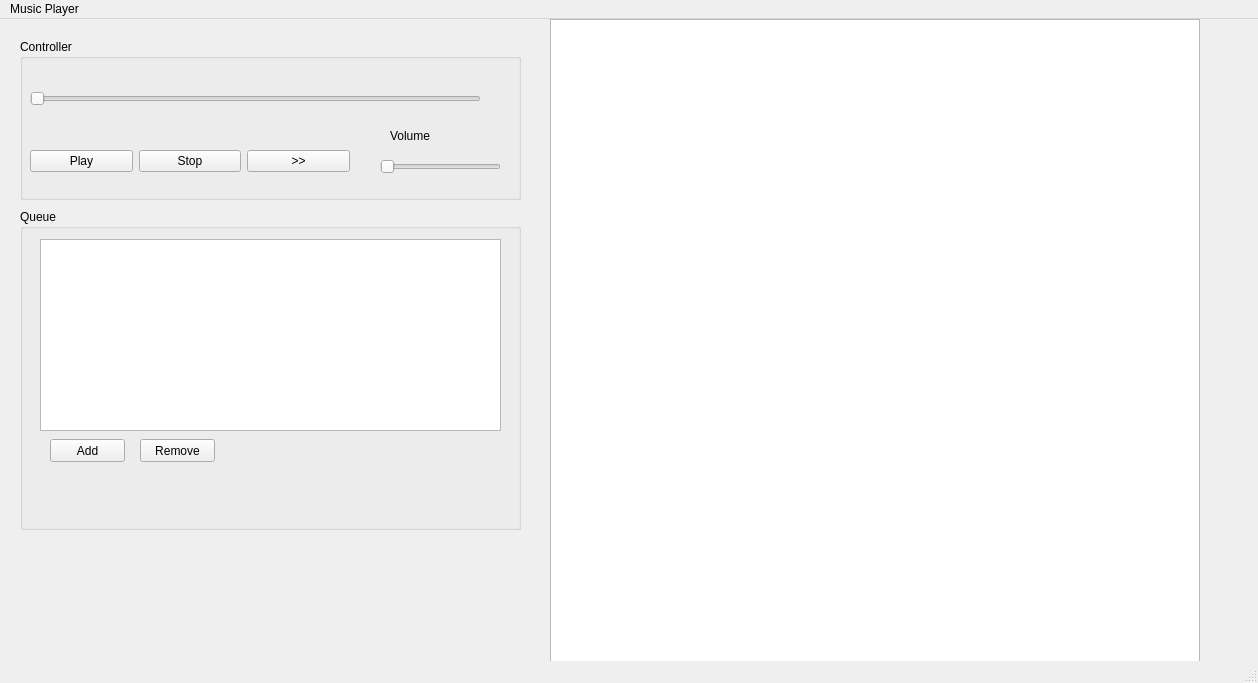
<?xml version="1.0" encoding="UTF-8"?>
<ui version="4.0">
 <class>MainWindow</class>
 <widget class="QMainWindow" name="MainWindow">
  <property name="geometry">
   <rect>
    <x>0</x>
    <y>0</y>
    <width>1258</width>
    <height>683</height>
   </rect>
  </property>
  <property name="windowTitle">
   <string>MainWindow</string>
  </property>
  <widget class="QWidget" name="centralwidget">
   <widget class="QGroupBox" name="controllerGroupBox">
    <property name="geometry">
     <rect>
      <x>20</x>
      <y>20</y>
      <width>501</width>
      <height>161</height>
     </rect>
    </property>
    <property name="title">
     <string>Controller</string>
    </property>
    <widget class="QSlider" name="volumeSlider">
     <property name="geometry">
      <rect>
       <x>360</x>
       <y>120</y>
       <width>121</width>
       <height>16</height>
      </rect>
     </property>
     <property name="orientation">
      <enum>Qt::Horizontal</enum>
     </property>
    </widget>
    <widget class="QSlider" name="progressSlider">
     <property name="geometry">
      <rect>
       <x>10</x>
       <y>50</y>
       <width>451</width>
       <height>20</height>
      </rect>
     </property>
     <property name="orientation">
      <enum>Qt::Horizontal</enum>
     </property>
    </widget>
    <widget class="QWidget" name="layoutWidget">
     <property name="geometry">
      <rect>
       <x>10</x>
       <y>110</y>
       <width>320</width>
       <height>25</height>
      </rect>
     </property>
     <layout class="QHBoxLayout" name="horizontalLayout">
      <item>
       <widget class="QPushButton" name="playButton">
        <property name="text">
         <string>Play</string>
        </property>
       </widget>
      </item>
      <item>
       <widget class="QPushButton" name="stopButton">
        <property name="text">
         <string>Stop</string>
        </property>
       </widget>
      </item>
      <item>
       <widget class="QPushButton" name="nextButton">
        <property name="text">
         <string>&gt;&gt;</string>
        </property>
       </widget>
      </item>
     </layout>
    </widget>
    <widget class="QLabel" name="currentlyPlayingLabel">
     <property name="geometry">
      <rect>
       <x>20</x>
       <y>20</y>
       <width>281</width>
       <height>16</height>
      </rect>
     </property>
     <property name="text">
      <string/>
     </property>
    </widget>
    <widget class="QLabel" name="volumeLabel">
     <property name="geometry">
      <rect>
       <x>370</x>
       <y>90</y>
       <width>47</width>
       <height>13</height>
      </rect>
     </property>
     <property name="text">
      <string>Volume</string>
     </property>
    </widget>
   </widget>
   <widget class="QGroupBox" name="queueGroupBox">
    <property name="geometry">
     <rect>
      <x>20</x>
      <y>190</y>
      <width>501</width>
      <height>321</height>
     </rect>
    </property>
    <property name="title">
     <string>Queue</string>
    </property>
    <widget class="QListWidget" name="queueListWidget">
     <property name="geometry">
      <rect>
       <x>20</x>
       <y>30</y>
       <width>461</width>
       <height>192</height>
      </rect>
     </property>
    </widget>
    <widget class="QPushButton" name="addToQueueButton">
     <property name="geometry">
      <rect>
       <x>30</x>
       <y>230</y>
       <width>75</width>
       <height>23</height>
      </rect>
     </property>
     <property name="text">
      <string>Add</string>
     </property>
    </widget>
    <widget class="QPushButton" name="removeFromQueueButton">
     <property name="geometry">
      <rect>
       <x>120</x>
       <y>230</y>
       <width>75</width>
       <height>23</height>
      </rect>
     </property>
     <property name="text">
      <string>Remove</string>
     </property>
    </widget>
   </widget>
   <widget class="QGraphicsView" name="graphicsView">
    <property name="geometry">
     <rect>
      <x>550</x>
      <y>0</y>
      <width>650</width>
      <height>650</height>
     </rect>
    </property>
   </widget>
  </widget>
  <widget class="QMenuBar" name="menubar">
   <property name="geometry">
    <rect>
     <x>0</x>
     <y>0</y>
     <width>1258</width>
     <height>21</height>
    </rect>
   </property>
   <widget class="QMenu" name="menuMusic_Player">
    <property name="title">
     <string>Music Player</string>
    </property>
   </widget>
   <addaction name="menuMusic_Player"/>
  </widget>
  <widget class="QStatusBar" name="statusbar"/>
 </widget>
 <resources/>
 <connections/>
</ui>
